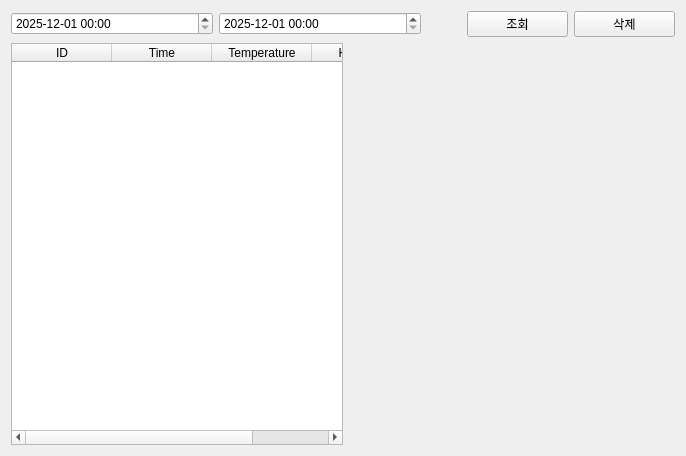
<?xml version="1.0" encoding="UTF-8"?>
<ui version="4.0">
 <class>Tab2Env</class>
 <widget class="QWidget" name="Tab2Env">
  <property name="geometry">
   <rect>
    <x>0</x>
    <y>0</y>
    <width>686</width>
    <height>456</height>
   </rect>
  </property>
  <property name="windowTitle">
   <string>Form</string>
  </property>
  <layout class="QVBoxLayout" name="verticalLayout_3">
   <item>
    <layout class="QVBoxLayout" name="verticalLayout_2">
     <item>
      <layout class="QHBoxLayout" name="horizontalLayout" stretch="2,2,0,1,1">
       <item>
        <widget class="QDateTimeEdit" name="pDateTimeFrom">
         <property name="dateTime">
          <datetime>
           <hour>0</hour>
           <minute>0</minute>
           <second>0</second>
           <year>2025</year>
           <month>12</month>
           <day>1</day>
          </datetime>
         </property>
         <property name="minimumDate">
          <date>
           <year>2025</year>
           <month>12</month>
           <day>1</day>
          </date>
         </property>
         <property name="displayFormat">
          <string notr="true">yyyy-MM-dd hh:mm</string>
         </property>
        </widget>
       </item>
       <item>
        <widget class="QDateTimeEdit" name="pDateTimeTo">
         <property name="minimumDate">
          <date>
           <year>2025</year>
           <month>12</month>
           <day>1</day>
          </date>
         </property>
         <property name="displayFormat">
          <string notr="true">yyyy-MM-dd hh:mm</string>
         </property>
        </widget>
       </item>
       <item>
        <spacer name="horizontalSpacer">
         <property name="orientation">
          <enum>Qt::Orientation::Horizontal</enum>
         </property>
         <property name="sizeHint" stdset="0">
          <size>
           <width>40</width>
           <height>20</height>
          </size>
         </property>
        </spacer>
       </item>
       <item>
        <widget class="QPushButton" name="pPBSearchDB">
         <property name="text">
          <string>조회</string>
         </property>
        </widget>
       </item>
       <item>
        <widget class="QPushButton" name="pPBDeleteDB">
         <property name="text">
          <string>삭제</string>
         </property>
        </widget>
       </item>
      </layout>
     </item>
     <item>
      <layout class="QHBoxLayout" name="horizontalLayout_2" stretch="1,1">
       <item>
        <layout class="QVBoxLayout" name="verticalLayout">
         <item>
          <widget class="QTableWidget" name="pEnvTable">
           <column>
            <property name="text">
             <string>ID</string>
            </property>
           </column>
           <column>
            <property name="text">
             <string>Time</string>
            </property>
           </column>
           <column>
            <property name="text">
             <string>Temperature</string>
            </property>
           </column>
           <column>
            <property name="text">
             <string>Humidity</string>
            </property>
           </column>
          </widget>
         </item>
        </layout>
       </item>
       <item>
        <layout class="QVBoxLayout" name="pChartViewLayout"/>
       </item>
      </layout>
     </item>
    </layout>
   </item>
  </layout>
 </widget>
 <resources/>
 <connections/>
</ui>
